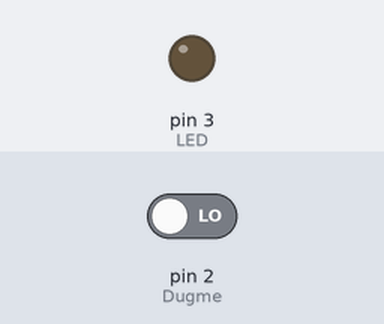
This sketch was run on a simulated Arduino Uno, built with avr-gcc and run on an emulated ATmega328P. On the bench: output pins drawn as LEDs (lit = HIGH). Inputs (shaded band) come from the test bench; at power-on: pin 2 (Dugme) LOW.

Above: at 1.2 s.
1.3 s: pin 2 (Dugme) driven HIGH
At 1.6 s:
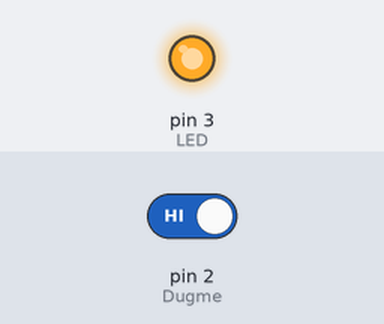
Timing chart, 0 to 4.3 s (numbered marks = the images above; inputs shaded):
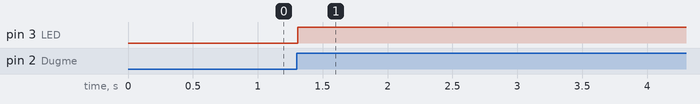

The sketch:

button_led_1.ino
```cpp
const int Dugme = 2; /* düğmenin bağlı olduğu pin */
const int LED = 3; /* LEDin bağlı olduğu pin */

int LEDDurumu = 0; /* birinci yöntem için LED durumu */

void setup(){
    pinMode(LED, OUTPUT);            /* LED pini çıkış olarak ayarlandı */
    pinMode(Dugme, INPUT);           /* düğme pini giriş olarak ayarlandı */
}

void loop(){

    int dugmeDurumu = digitalRead(Dugme);  /* düğmenin durumu okundu ve değişkene aktarıldı */

    if(dugmeDurumu == HIGH){          /* düğmeye basılmış ise */
        delay(10);                     /* dalgalanmalar için biraz bekleyelim */
        if(LEDDurumu == 0){                /* LED yanmıyorsa */
           digitalWrite(LED, HIGH);       /* LEDi yak */
           LEDDurumu = 1;
        }
        else{                             /* LED yanıyorsa */
           digitalWrite(LED, LOW);        /* LEDi sondur */
           LEDDurumu = 0;
        }

        while(dugmeDurumu == HIGH){           /* düğmeye basili olduğu surece bekle */
           dugmeDurumu = digitalRead(Dugme); /* düğmenin durumunu kontrol et */
        }
        delay(10);                            /* dalgalanmalar için biraz bekleyelim */
     }
}
```

Measured:
- after the input at 1.3 s, pin 3 (LED): LOW → HIGH at once
